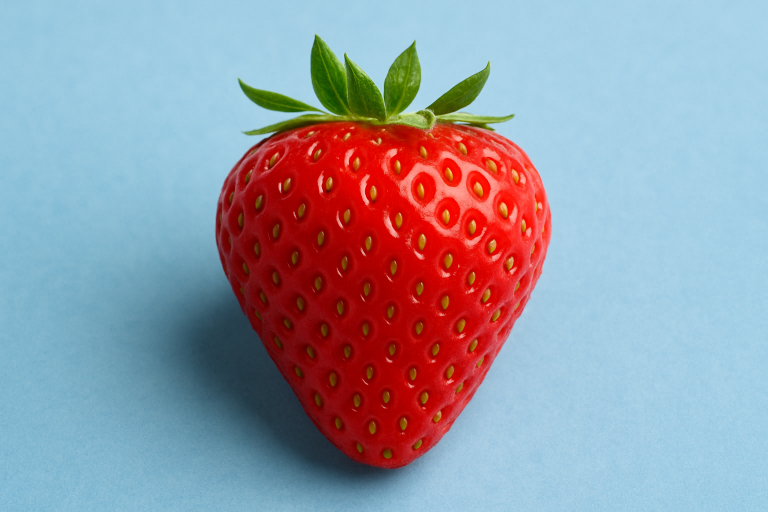
#> input picture OpenCV/strawberry.png, 1536 x 1024 px (shown at 1/2 size)
$ python ColourDetection.py
#> lines starting #> are read from the running program, lines starting #| are printed output that depends on the picture; after the words box and inside, x2 and y2 are one past the last pixel; in counts of white or black regions, pixels touching at a corner belong together
from typing import final

import cv2 as cv
import numpy as np

# Lower red range
lower_red = np.array([0, 0, 120])     # allow some green/blue
upper_red = np.array([100, 100, 255]) # allow up to light reds


img = cv.imread('strawberry.png')
#> img is the input picture: shape (1024, 1536, 3); mean B, G, R 165.4, 152.4, 151
mask1 = cv.inRange(img, lower_red, upper_red)
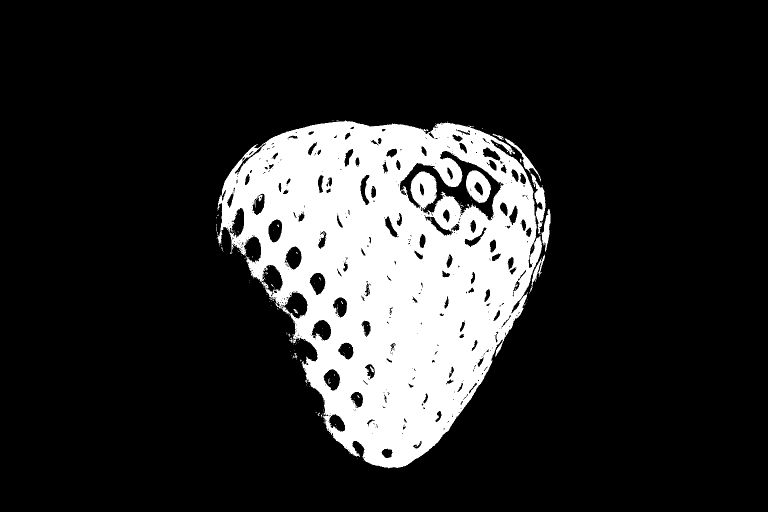
#> mask1: shape (1024, 1536) (shown at 1/2 size); 17.2% white; 185 white regions (175 under 20 px), largest, box (x1, y1, x2, y2) and area: (435, 241, 1084, 937) 264135, (932, 341, 982, 406) 2079, (1061, 347, 1091, 467) 1303
mask_bgr = cv.cvtColor(mask1, cv.COLOR_GRAY2BGR)
mask_bgr[mask1 == 255] = (1,1,238)
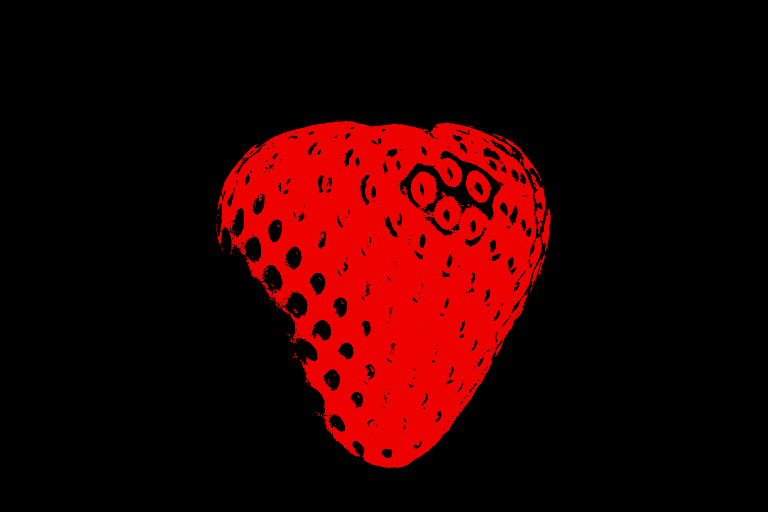
#> mask_bgr: shape (1024, 1536, 3) (shown at 1/2 size); mean B, G, R 0.2, 0.2, 40.9
finalmask = constant= cv.copyMakeBorder(mask_bgr,10,10,10,10,cv.BORDER_CONSTANT,value=[234,0,12])
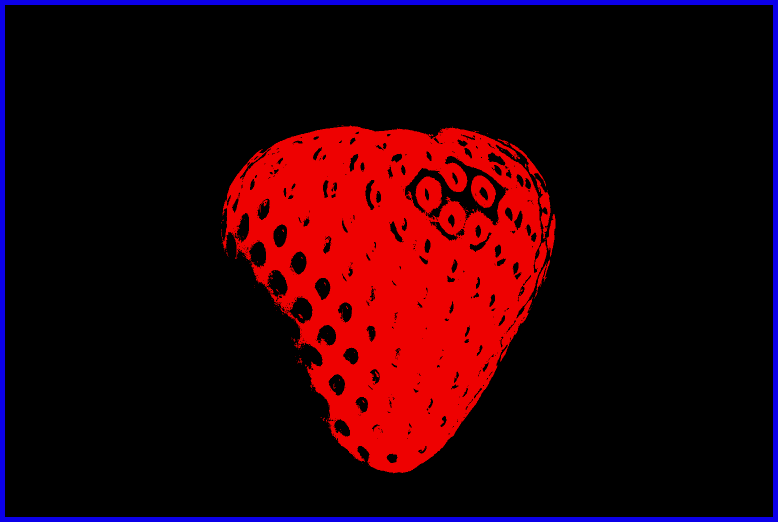
#> finalmask: shape (1044, 1556, 3) (shown at 1/2 size); mean B, G, R 7.6, 0.2, 40
font = cv.FONT_HERSHEY_SIMPLEX
cv.putText(finalmask,'STRAWBERRY',(0,50), font, 1,(255,255,255),2,cv.LINE_AA)
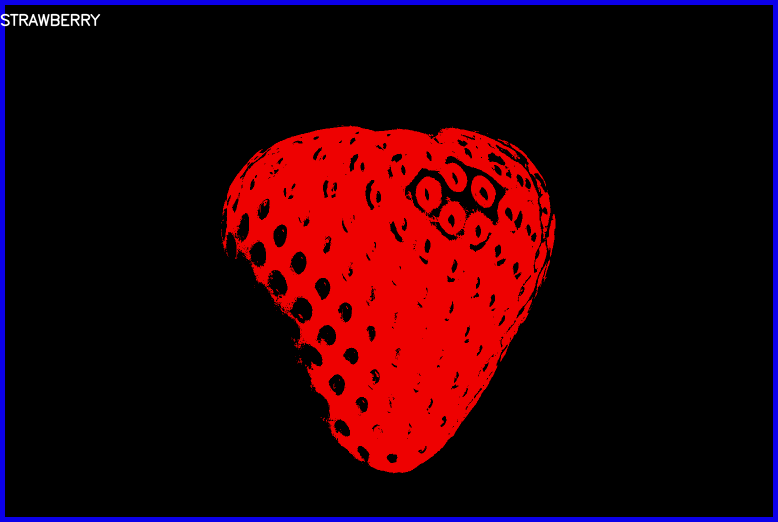
#> finalmask: shape (1044, 1556, 3) (shown at 1/2 size); 0.18% of pixels changed, all inside (x1, y1, x2, y2) = (1, 27, 201, 53)
cv.imshow("Strawberry",finalmask)
k = cv.waitKey(0)
#> (key Esc is pressed here)
